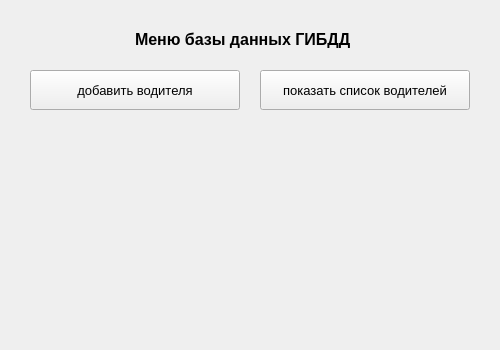
<?xml version="1.0" encoding="UTF-8"?>
<ui version="4.0">
 <class>MainWindow</class>
 <widget class="QMainWindow" name="MainWindow">
  <property name="geometry">
   <rect>
    <x>0</x>
    <y>0</y>
    <width>500</width>
    <height>350</height>
   </rect>
  </property>
  <property name="windowTitle">
   <string>MainWindow</string>
  </property>
  <widget class="QWidget" name="centralwidget">
   <widget class="QPushButton" name="AddDriverBtn">
    <property name="geometry">
     <rect>
      <x>30</x>
      <y>70</y>
      <width>210</width>
      <height>40</height>
     </rect>
    </property>
    <property name="font">
     <font>
      <pointsize>10</pointsize>
     </font>
    </property>
    <property name="text">
     <string>добавить водителя</string>
    </property>
   </widget>
   <widget class="QLabel" name="label">
    <property name="geometry">
     <rect>
      <x>135</x>
      <y>30</y>
      <width>230</width>
      <height>19</height>
     </rect>
    </property>
    <property name="font">
     <font>
      <pointsize>12</pointsize>
      <weight>75</weight>
      <italic>false</italic>
      <bold>true</bold>
      <underline>false</underline>
      <strikeout>false</strikeout>
      <kerning>true</kerning>
     </font>
    </property>
    <property name="text">
     <string>Меню базы данных ГИБДД</string>
    </property>
   </widget>
   <widget class="QPushButton" name="ShowDriversBtn">
    <property name="geometry">
     <rect>
      <x>260</x>
      <y>70</y>
      <width>210</width>
      <height>40</height>
     </rect>
    </property>
    <property name="font">
     <font>
      <pointsize>10</pointsize>
     </font>
    </property>
    <property name="text">
     <string>показать список водителей</string>
    </property>
   </widget>
  </widget>
 </widget>
 <resources/>
 <connections/>
</ui>
